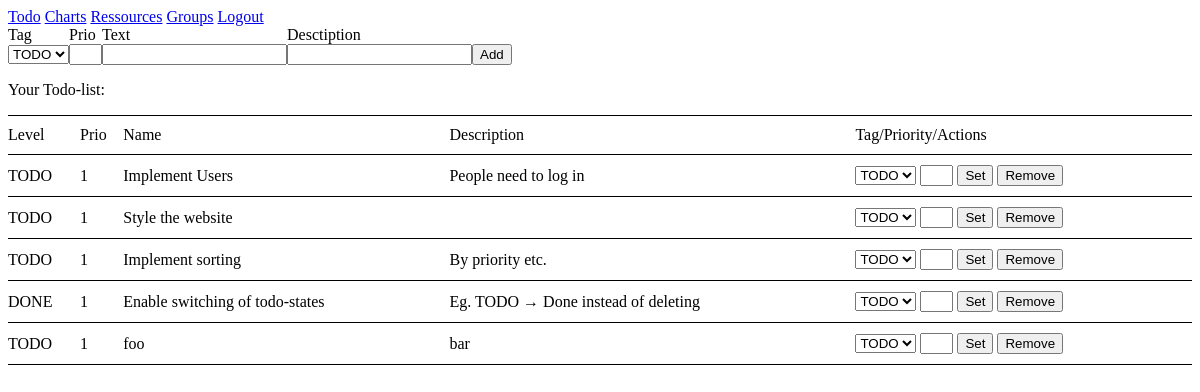
Before: / with the older database file.
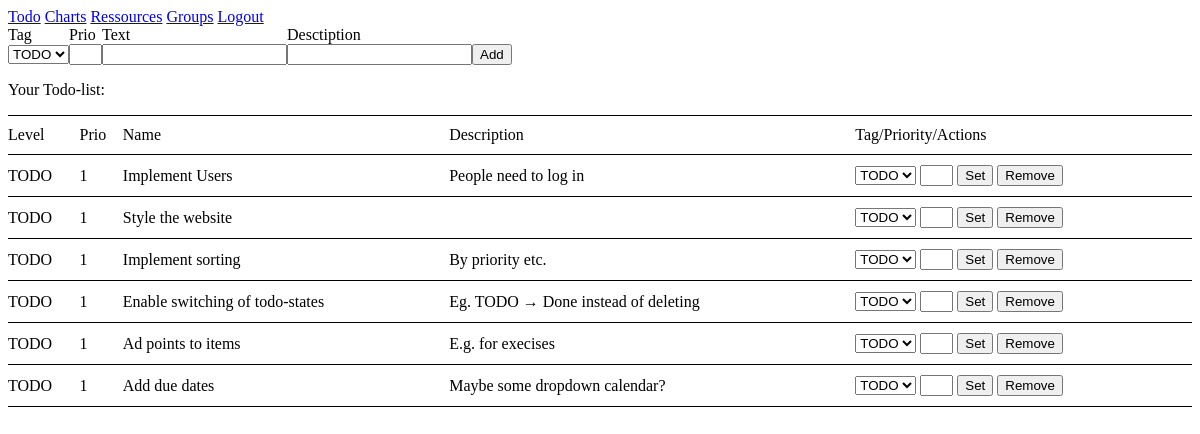
After: the same page with the newer database file.
### todolist/models.py (models this page shows, shortened)
class TodoItem(models.Model):
    priority = models.IntegerField()
    todo_type = models.ForeignKey(TodoType)
    todo_text = models.CharField(max_length=200)
    todo_description = models.CharField(max_length=1000)
    deadline = models.DateTimeField()

class TodoType(models.Model):
    type_tag_name = models.CharField(max_length=10)
    type_tag_description = models.CharField(max_length=1000)
    type_color_red = models.IntegerField()
    type_color_green = models.IntegerField()
    type_color_blue = models.IntegerField()
    def __unicode__(self):
        return self.type_tag_name

### todolist/views.py (the view)
# urls.py: url(r'^$', views.TodoListView.as_view(), name='index'),
class TodoListView(generic.ListView):
    template_name = 'todolist/index.html'
    context_object_name = 'todo_data'
    def get_context_data(self, **kwargs):
        context = super(generic.ListView, self).get_context_data(**kwargs)
        context['todo_items'] = TodoItem.objects.all()
        context['todo_types'] = TodoType.objects.all()
        return context
    def get_queryset(self):
        return TodoItem.objects.all()

### todolist/templates/todolist/index.html (shortened to what this page needs)
{% load staticfiles %}
<link rel="stylesheet" type="text/css" href="{% static 'todolist/style.css' %}" />
<a href="{% url 'todolist:index' %}">Todo</a> <a href="{% url 'todolist:index' %}">Charts</a> <a href="{% url 'todolist:index' %}">Ressources</a> <a href="{% url 'todolist:index' %}">Groups</a> <a href="{% url 'todolist:index' %}">Logout</a>
<form action="{% url 'todolist:add_todo' %}" method="post">
  <table class="plain-table">
    <tr>
      <td>Tag</td>
      <td>Prio</td>
      <td>Text</td>
      <td>Desctiption</td>
    </tr>
    <tr>
      <td>
	<select name="new_todo_tag">
	  {% for item in todo_types %}
	  <option>{{item}}</option>
	  {% endfor %}
	</select>
      </td>
      <td><input type="Text" size=1 name="new_todo_priority"/></td>
      <td><input type="Text" name="new_todo_text"/></td>
      <td><input type="Text" name="new_todo_description"/></td>
      <td><input type="submit" name="add_todo_button" value="Add"/> </td>
    </tr>
</table>
</form>
{% if todo_items %}
<p>Your Todo-list:</p>
<form action="{% url 'todolist:remove_todo' %}" method="post">
  <table style="width:100%">
    <tr>
      <td>Level</td>
      <td>Prio</td>
      <td>Name</td>
      <td>Description</td>
      <td>Tag/Priority/Actions</td>
    </tr>
    {% for item in todo_items %}
    <tr>
      <td> {{ item.todo_type.type_tag_name }} </td>
      <td> {{ item.priority }} </td>
      <td> {{ item.todo_text }} </td>
      <td> {{ item.todo_description }} </td>
      <td>
	<select name="set_todo_tag">
	  {% for item in todo_types %}
	  <option value="{{item.id}}">{{item}}</option>
	  {% endfor %}
	</select>
	<input type="Text" size="1" name="todo_priority"/>
	<button type="submit" name="set" value="{{item.id}}">Set</button>
	<button type="submit" name="remove" value="{{item.id}}">Remove</button>
      </td>
    </tr>
    {% endfor %}
  </table>
</form>
{% else %}
<p>Nothing to do :)</p>
{% endif %}

### todolist/static/todolist/style.css (style rules this page uses)
table { border-collapse: collapse; }
td { padding: 10px 0; border-width: 1px 0; border-color: #000; border-style: solid; }
table.plain-table td { padding: 0; border-width: 0; }

Changed rows visible on the page:
removed TodoItem: todo_type.type_tag_name "TODO", priority "1", todo_text "foo", todo_description "bar", {{ item.id }} 21 (drawn)
changed TodoItem "Enable switching of todo-states": todo_type.type_tag_name "DONE" → "TODO"
added TodoItem: todo_type.type_tag_name "TODO", priority "1", todo_text "Ad points to items", todo_description "E.g. for execises", {{ item.id }} 22 (drawn)
added TodoItem: todo_type.type_tag_name "TODO", priority "1", todo_text "Add due dates", todo_description "Maybe some dropdown calendar?", {{ item.id }} 23 (drawn)
